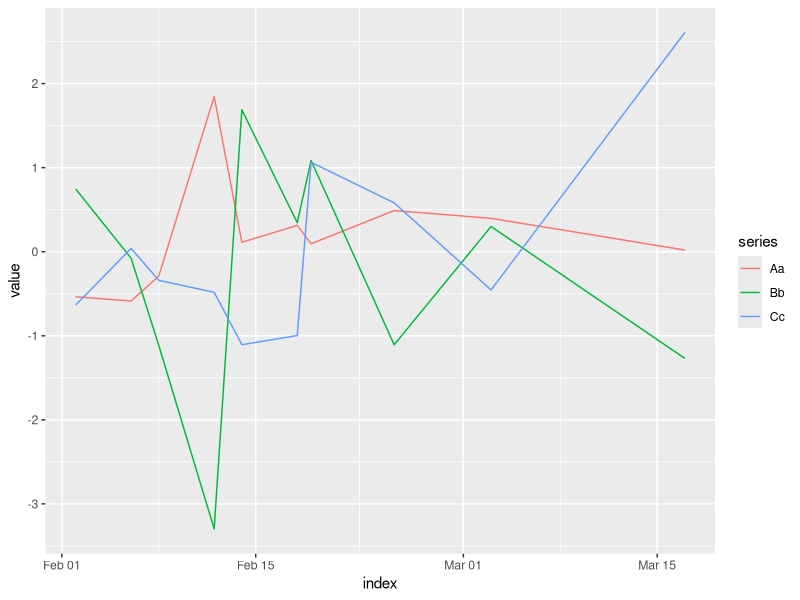
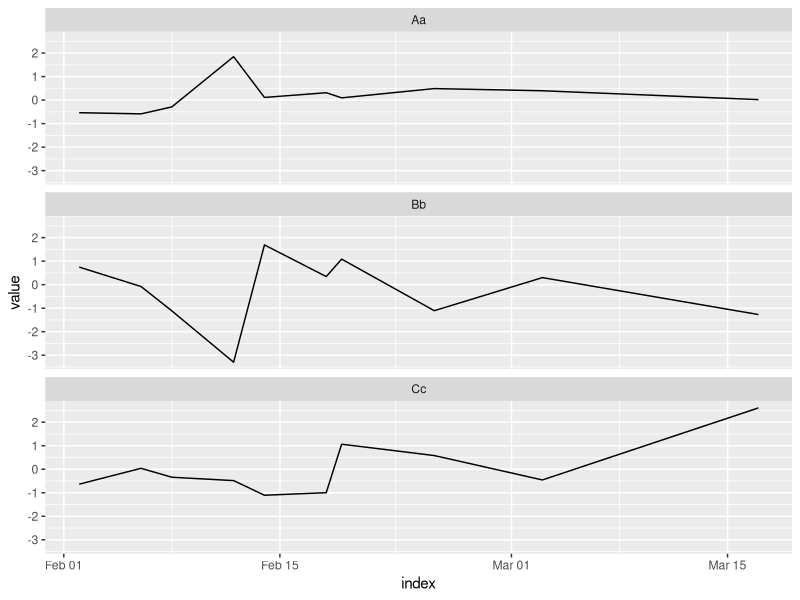
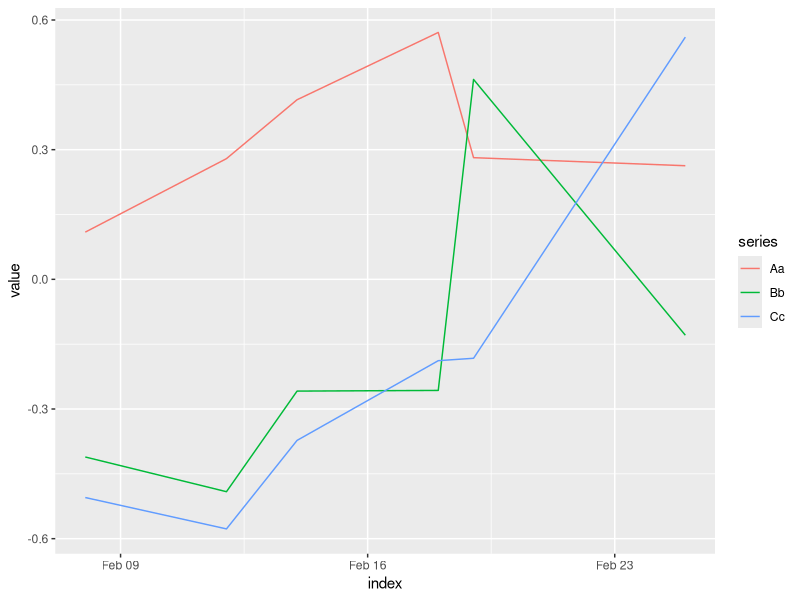

Here is the R script that generated these plots, in order:
# r2py crawler metadata
# package: broom
# source_type: rd_example
# topic: tidy.zoo.Rd
# source_file: C:\Users\bened\AppData\Local\R\win-library\4.5\broom\help
# lines: 29

suppressPackageStartupMessages(library(broom))
if (rlang::is_installed(c("zoo", "ggplot2"))) withAutoprint({ # examplesIf

# load libraries for models and data
library(zoo)
library(ggplot2)

set.seed(1071)

# generate data
Z.index <- as.Date(sample(12450:12500, 10))
Z.data <- matrix(rnorm(30), ncol = 3)
colnames(Z.data) <- c("Aa", "Bb", "Cc")
Z <- zoo(Z.data, Z.index)

# summarize model fit with tidiers + visualization
tidy(Z)

ggplot(tidy(Z), aes(index, value, color = series)) +
  geom_line()

ggplot(tidy(Z), aes(index, value)) +
  geom_line() +
  facet_wrap(~series, ncol = 1)

Zrolled <- rollmean(Z, 5)
ggplot(tidy(Zrolled), aes(index, value, color = series)) +
  geom_line()
}) # examplesIf
